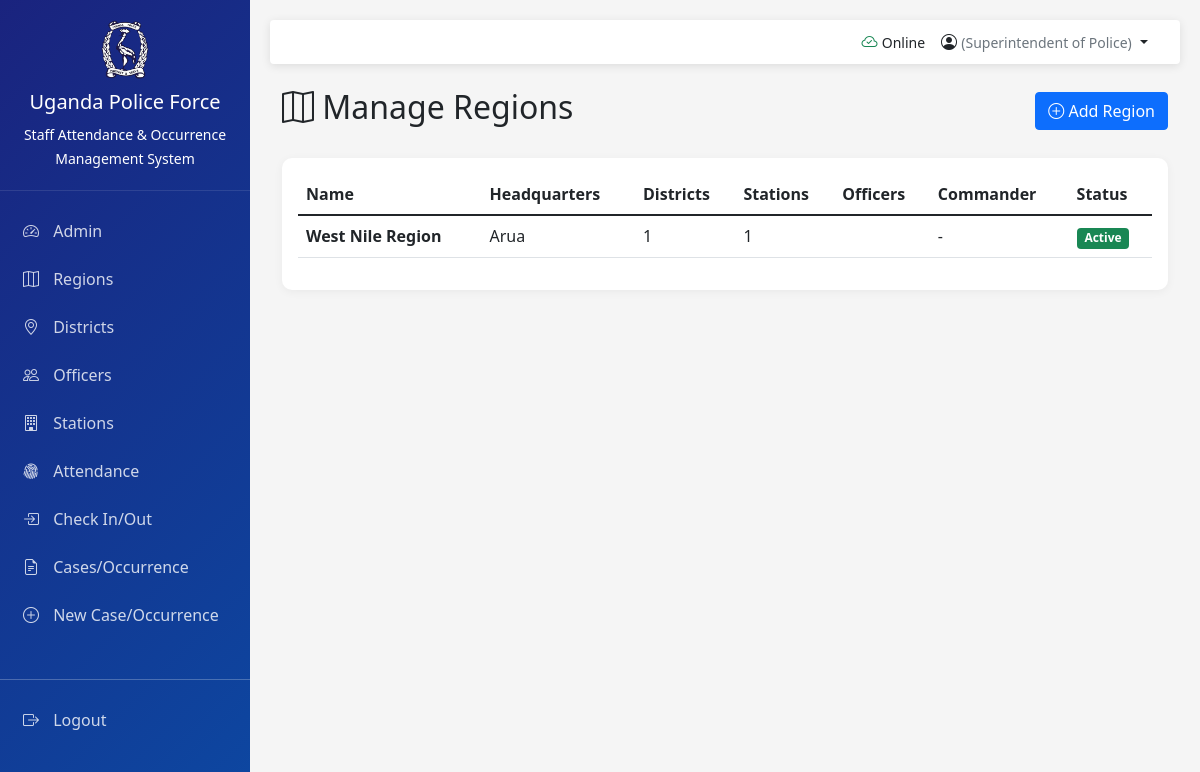
The app's page /manage/regions/ (signed in) with its own data.
### core/models.py (models this page shows, shortened)
class Profile(models.Model):
    RANK_CHOICES = (
        ('SPC', 'Special Police Constable'),
        ('PPC', 'Probationer Police Constable '),
        ('PC', 'Police Constable '),
        ('CPL', 'Corporal'),
        ('SGT', 'Sergent'),
        ('SSGT', 'Station Sergent'),
        ('HC', 'Head Constable'),
        ('HCM', 'Head Constable Major'),
        ('LAIP', 'Learner Assitant Inspector of Police'),
        ('AIP', 'Assitant Inspector of Police'),
        ('IP', 'Inspector Police'),
        ('CASP', 'Cadet Assistant Superintendent of Police'),
        ('ASP', 'Assistant Superintendent of Police'),
        ('SP', 'Superintendent of Police'),
        ('SSP', 'Senior Superintendent of Police'),
        ('ACP', 'Assistant Commissioner of police'),
        ('CP', 'Commissioner of Police'),
        ('AIGP', 'Assistant Inspector General of Police'),
        ('IGP', 'Inspector General of Police')
    )
    SENIOR_RANKS = ['LAIP', 'AIP', 'IP', 'CASP', 'ASP','SP', 'SSP',  'ACP', 'CP','AIGP', 'IGP']
    JUNIOR_RANKS = ['SPC','PPC',  'PC', 'CPL', 'SGT', 'SSGT', 'HC', 'HCM']
    ROLE_CHOICES = (
        ('admin', 'Headquarter Admin'),
        ('regional_admin', 'Regional Commander'),
        ('district_admin', 'District Admin'),
        ('Station_admin', 'Station Commander/OC'),
        ('officer', 'Police Officer')
    )
    user = models.OneToOneField(
        settings.AUTH_USER_MODEL, on_delete=models.CASCADE, related_name='user_profile'
    )
    role = models.CharField(max_length=25, choices=ROLE_CHOICES, default='officer')
    rank = models.CharField(max_length=50, choices=RANK_CHOICES, blank=True, null=True)
    force_number = models.CharField(max_length=10, unique=True, blank=True, null=True,
    validators=[RegexValidator(
        regex=r'^\d{4,6}$',
        message='Force Number must be digits only (e.g., 91765)'
    )],
    help_text='For Junior Officers (SPC-HCM): Digits only, e.g., 91765'
    )
    file_number = models.CharField(max_length=10, unique=True, blank=True, null=True,
        validators=[RegexValidator(
            regex=r'^[A-Z]\d{4}$',
            message='File Number format: Letter + 4 digits (e.g., A0001)'
        )],
        help_text='For Senior Officers (LAIP+): First letter of surname + 4 digits, e.g., A0001'
    )
    previous_force_number = models.CharField(max_length=10, blank=True, null=True)
    is_force_number_active = models.BooleanField(default=True)
    date_of_birth = models.DateField(null=True, blank=True)
    date_joined_force = models.DateField(null=True, blank=True)
    nin = models.CharField(max_length=15, blank=True, null=True)
    current_station = models.ForeignKey(
        'Station', on_delete=models.SET_NULL, null=True, blank=True, related_name='assigned_officers'
    )
    is_on_duty = models.BooleanField(default=False)
    is_active_officer = models.BooleanField(default=True)
    created_at = models.DateTimeField(auto_now_add=True)
    updated_at = models.DateTimeField(auto_now=True)
    class Meta:
        verbose_name = 'Officer Profile'
        verbose_name_plural = 'Officer Profiles'
        ordering = ['-rank', 'force_number']
        indexes = [
            models.Index(fields=['force_number']),
            models.Index(fields=['file_number']),
            models.Index(fields=['role', 'rank']),
            models.Index(fields=['current_station'])
        ]

class Region(models.Model):
    name = models.CharField(max_length=150)
    regional_commander = models.ForeignKey(Profile, on_delete=models.SET_NULL, null=True, blank=True, related_name='commanded_region', limit_choices_to={'role':'admin'})
    headquarters_location = models.CharField(max_length=255, blank=True)
    contact_number = models.CharField(max_length=13, blank=True)
    is_active = models.BooleanField(default=True)
    created_at = models.DateTimeField(auto_now_add=True)
    updated_at = models.DateTimeField(auto_now=True)
    class Meta:
        verbose_name = 'Region'
        verbose_name_plural = 'Regions'
        ordering = ['name']
    def total_stations(self):
        return Station.objects.filter(district__region=self, is_active=True).count()

### core/views.py (the view)
# urls.py: path('manage/regions/', views.manage_regions, name='manage_regions'),
@login_required
def manage_regions(request):
    profile = request.user.user_profile
    if profile.role not in ['admin']:
        messages.error(request, 'Only HQ Admin can manage regions')
        return redirect('core:admin_dashboard')
    regions = Region.objects.filter(is_active=True)
    return render(request, 'regions.html', {
        'regions': regions,
        'profile': profile,
    })

### core/templates/regions.html (shortened to what this page needs)
{% extends 'base.html' %}
{% block content %}
<div class="container-fluid">
    <div class="d-flex justify-content-between align-items-center mb-4">
        <h2><i class="bi bi-map"></i> Manage Regions</h2>
        <button class="btn btn-primary" data-bs-toggle="modal" data-bs-target="#addRegionModal">
            <i class="bi bi-plus-circle"></i> Add Region
        </button>
    </div>
    <div class="card">
        <div class="card-body">
            <div class="table-responsive">
                <table class="table table-hover">
                    <thead>
                        <tr>
                            <th>Name</th>
                            <th>Headquarters</th>
                            <th>Districts</th>
                            <th>Stations</th>
                            <th>Officers</th>
                            <th>Commander</th>
                            <th>Status</th>
                        </tr>
                    </thead>
                    <tbody>
                        {% for region in regions %}
                        <tr>
                            <td><strong>{{ region.name }}</strong></td>
                            <td>{{ region.headquarters_location|default:"-" }}</td>
                            <td>{{ region.districts.count }}</td>
                            <td>{{ region.total_stations }}</td>
                            <td>{{ region.total_officers }}</td>
                            <td>{{ region.regional_commander.user.get_full_name|default:"-" }}</td>
                            <td><span class="badge bg-success">Active</span></td>
                        </tr>
                        {% empty %}
                        <tr><td colspan="8" class="text-center">No regions found</td></tr>
                        {% endfor %}
                    </tbody>
                </table>
            </div>
        </div>
    </div>
</div>
{% endblock %}

### core/templates/base.html (shortened to what this page needs)
{% load static %}
<!DOCTYPE html>
<html lang="en">
<head>
    <link href="https://cdn.jsdelivr.net/npm/bootstrap@5.1.3/dist/css/bootstrap.min.css" rel="stylesheet">
    <link rel="stylesheet" href="https://cdn.jsdelivr.net/npm/bootstrap-icons@1.8.0/font/bootstrap-icons.css">
    <link href="https://cdn.jsdelivr.net/npm/select2@4.1.0-rc.0/dist/css/select2.min.css" rel="stylesheet">
    <link rel="stylesheet" href="https://cdn.datatables.net/1.11.5/css/dataTables.bootstrap5.min.css">
</head>
<body>
    {% if user.is_authenticated %}
    <nav class="sidebar">
        <div class="logo">
            <img src="{% static 'img/upf_logo.png' %}"  alt="UPF Logo">
            <h5>Uganda Police Force</h5>
            <small>Staff Attendance & Occurrence Management System</small>
        </div>
        <ul class="nav flex-column mt-3">
           {% if request.user.user_profile.role != 'officer' %}
            <li class="nav-item">
                <a class="nav-link" href="{% url 'core:admin_dashboard' %}">
                    <i class="bi bi-speedometer2"></i> Admin
                </a>
            </li>
            {% if request.user.user_profile.role == 'admin' %}
            <li class="nav-item">
                <a class="nav-link" href="{% url 'core:manage_regions' %}">
                    <i class="bi bi-map"></i> Regions
                </a>
            </li>
            {% endif %}
             {% if request.user.user_profile.role == 'admin' or request.user.user_profile.role == 'regional_admin' %}
            <li class="nav-item">
                <a class="nav-link" href="{% url 'core:manage_districts' %}">
                    <i class="bi bi-geo-alt"></i> Districts
                </a>
            </li>
            {% endif %}
            <li class="nav-item">
                <a class="nav-link" href="{% url 'core:manage_officers' %}">
                    <i class="bi bi-people"></i> Officers
                </a>
            </li>
            <li class="nav-item">
                <a class="nav-link" href="{% url 'core:manage_stations' %}">
                    <i class="bi bi-building"></i> Stations
                </a>
            </li>
            {% endif %}
            <li class="nav-item">
                <a class="nav-link {% if 'attendance' in request.path %}active{% endif %}" href="{% url 'attendance:dashboard' %}">
                    <i class="bi bi-fingerprint"></i> Attendance
                </a>
            </li>
            <li class="nav-item">
                <a class="nav-link" href="{% url 'attendance:check_in' %}">
                    <i class="bi bi-box-arrow-in-right"></i> Check In/Out
                </a>
            </li>
            <li class="nav-item">
                <a class="nav-link {% if 'occurrence' in request.path %}active{% endif %}"
                   href="{% url 'occurrence:dashboard' %}">
                    <i class="bi bi-file-earmark-text"></i> Cases/Occurrence
                </a>
            </li>
            <li class="nav-item">
                <a class="nav-link" href="{% url 'occurrence:create' %}">
                    <i class="bi bi-plus-circle"></i> New Case/Occurrence
                </a>
            </li>
            <li class="nav-item mt-4">
                <hr class="bg-light">
                <a class="nav-link" href="{% url 'core:logout' %}">
                    <i class="bi bi-box-arrow-right"></i> Logout
                </a>
            </li>
        </ul>
    </nav>
    {% endif %}
    <div class="main-content">
        {% if user.is_authenticated %}
        <nav class="navbar navbar-expand-lg mb-4 rounded">
            <div class="container-fluid">
                <div class="ms-auto d-flex align-items-center">
                    <span id="syncStatus" class="me-3">
                    </span>
                    <div class="dropdown">
                        <a class="dropdown-toggle text-decoration-none text-dark" href="#"
                           id="userDropdown" data-bs-toggle="dropdown">
                            <i class="bi bi-person-circle"></i>
                            {% if user.user_profile.rank %}
                            <small class="text-muted">({{ user.user_profile.get_rank_display }})</small>
                            {% endif %}
                        </a>
                    </div>
                </div>
            </div>
        </nav>
        {% endif %}
        {% block content %}{% endblock %}
    </div>
</body>
</html>

### core/templates/base.html (style rules this page uses)
:root { --upf-primary: #1a237e; --upf-secondary: #0d47a1; --upf-accent: #ff6f00; --upf-success: #2e7d32; --upf-danger: #c62828; --upf-warning: #f57f17; }
body { font-family: 'Segoe UI', Tahoma, Geneva, Verdana, sans-serif; background: #f5f5f5; }
.sidebar { background: linear-gradient(135deg, var(--upf-primary), var(--upf-secondary)); color: white; min-height: 100vh; width: 250px; position: fixed; left: 0; top: 0; z-index: 1000; transition: all 0.3s; }
.sidebar .logo { padding: 20px; text-align: center; border-bottom: 1px solid rgba(255,255,255,0.1); }
.sidebar .logo img { width: 60px; margin-bottom: 10px; }
.sidebar .nav-link { color: rgba(255,255,255,0.8); padding: 12px 20px; transition: all 0.3s; border-left: 3px solid transparent; }
.sidebar .nav-link i { margin-right: 10px; width: 20px; text-align: center; }
.main-content { margin-left: 250px; padding: 20px; transition: all 0.3s; }
.navbar { background: white; box-shadow: 0 2px 10px rgba(0,0,0,0.1); padding: 10px 20px; }
.card { border: none; border-radius: 10px; box-shadow: 0 2px 10px rgba(0,0,0,0.05); transition: transform 0.3s; }

### records on screen
Region: name "West Nile Region", headquarters_location "Arua", districts.count "1", total_stations "1", regional_commander.user.get_full_name "-"

### other values on screen
{{ user.user_profile.get_rank_display }} "Superintendent of Police"
